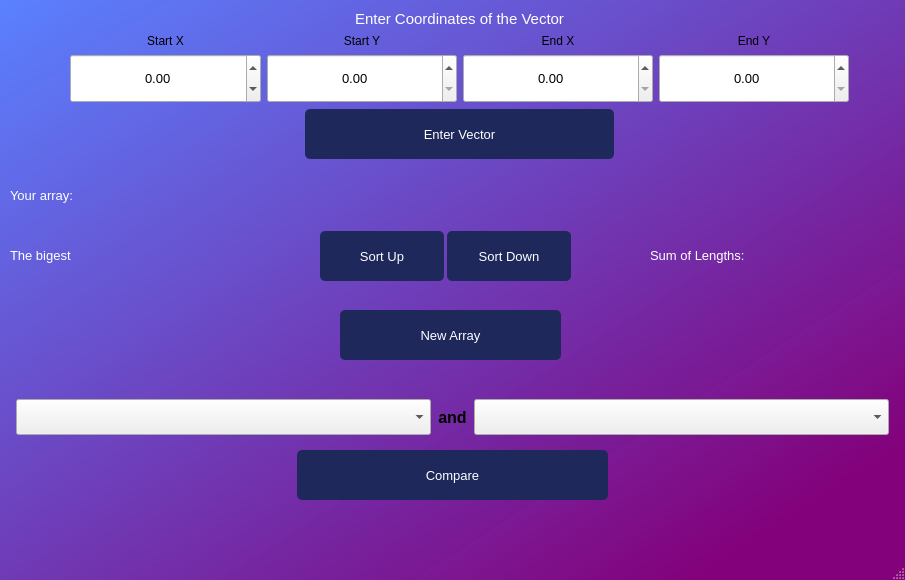
<?xml version="1.0" encoding="UTF-8"?>
<ui version="4.0">
 <class>MainWindow</class>
 <widget class="QMainWindow" name="MainWindow">
  <property name="geometry">
   <rect>
    <x>0</x>
    <y>0</y>
    <width>905</width>
    <height>580</height>
   </rect>
  </property>
  <property name="minimumSize">
   <size>
    <width>805</width>
    <height>480</height>
   </size>
  </property>
  <property name="maximumSize">
   <size>
    <width>905</width>
    <height>580</height>
   </size>
  </property>
  <property name="windowTitle">
   <string>MainWindow</string>
  </property>
  <property name="windowOpacity">
   <double>0.900000000000000</double>
  </property>
  <property name="styleSheet">
   <string notr="true">QMainWindow{
	color: #fff;
	background: qlineargradient(spread:pad, x1:1, y1:1, x2:0, y2:0, stop:0.115385 rgba(130, 0, 122, 241), stop:1 rgba(90, 129, 255, 255));

}</string>
  </property>
  <property name="tabShape">
   <enum>QTabWidget::Rounded</enum>
  </property>
  <widget class="QWidget" name="centralwidget">
   <widget class="QWidget" name="layoutWidget">
    <property name="geometry">
     <rect>
      <x>10</x>
      <y>170</y>
      <width>881</width>
      <height>51</height>
     </rect>
    </property>
    <layout class="QHBoxLayout" name="horizontalLayout_2">
     <item>
      <widget class="QLabel" name="label_2">
       <property name="font">
        <font>
         <pointsize>10</pointsize>
        </font>
       </property>
       <property name="styleSheet">
        <string notr="true">QLabel{
	color: #fff;
}</string>
       </property>
       <property name="text">
        <string>Your array:</string>
       </property>
      </widget>
     </item>
     <item>
      <widget class="QLabel" name="out">
       <property name="sizePolicy">
        <sizepolicy hsizetype="Expanding" vsizetype="Preferred">
         <horstretch>0</horstretch>
         <verstretch>0</verstretch>
        </sizepolicy>
       </property>
       <property name="font">
        <font>
         <pointsize>9</pointsize>
        </font>
       </property>
       <property name="styleSheet">
        <string notr="true">QLabel{
	color: #fff;
}</string>
       </property>
       <property name="text">
        <string/>
       </property>
      </widget>
     </item>
    </layout>
   </widget>
   <widget class="QWidget" name="layoutWidget">
    <property name="geometry">
     <rect>
      <x>10</x>
      <y>230</y>
      <width>261</width>
      <height>51</height>
     </rect>
    </property>
    <layout class="QHBoxLayout" name="horizontalLayout">
     <item>
      <widget class="QLabel" name="bigestName">
       <property name="font">
        <font>
         <pointsize>10</pointsize>
        </font>
       </property>
       <property name="styleSheet">
        <string notr="true">QLabel{
	color: #fff;
}</string>
       </property>
       <property name="text">
        <string>The bigest</string>
       </property>
      </widget>
     </item>
     <item>
      <widget class="QLabel" name="bigestVal">
       <property name="sizePolicy">
        <sizepolicy hsizetype="Expanding" vsizetype="Preferred">
         <horstretch>0</horstretch>
         <verstretch>0</verstretch>
        </sizepolicy>
       </property>
       <property name="font">
        <font>
         <pointsize>10</pointsize>
        </font>
       </property>
       <property name="styleSheet">
        <string notr="true">QLabel{
	color: #fff;
}</string>
       </property>
       <property name="text">
        <string/>
       </property>
       <property name="alignment">
        <set>Qt::AlignCenter</set>
       </property>
      </widget>
     </item>
    </layout>
   </widget>
   <widget class="QWidget" name="layoutWidget">
    <property name="geometry">
     <rect>
      <x>650</x>
      <y>230</y>
      <width>241</width>
      <height>51</height>
     </rect>
    </property>
    <layout class="QHBoxLayout" name="horizontalLayout_3">
     <item>
      <widget class="QLabel" name="sum">
       <property name="font">
        <font>
         <pointsize>10</pointsize>
        </font>
       </property>
       <property name="styleSheet">
        <string notr="true">QLabel{
	color: #fff;
}</string>
       </property>
       <property name="text">
        <string>Sum of Lengths:  </string>
       </property>
      </widget>
     </item>
     <item>
      <widget class="QLabel" name="sumVal">
       <property name="sizePolicy">
        <sizepolicy hsizetype="Expanding" vsizetype="Preferred">
         <horstretch>0</horstretch>
         <verstretch>0</verstretch>
        </sizepolicy>
       </property>
       <property name="font">
        <font>
         <pointsize>10</pointsize>
        </font>
       </property>
       <property name="styleSheet">
        <string notr="true">QLabel{
	color: #fff;
}</string>
       </property>
       <property name="text">
        <string/>
       </property>
       <property name="alignment">
        <set>Qt::AlignCenter</set>
       </property>
      </widget>
     </item>
    </layout>
   </widget>
   <widget class="QPushButton" name="enterAr">
    <property name="geometry">
     <rect>
      <x>340</x>
      <y>310</y>
      <width>221</width>
      <height>50</height>
     </rect>
    </property>
    <property name="font">
     <font>
      <pointsize>10</pointsize>
     </font>
    </property>
    <property name="cursor">
     <cursorShape>PointingHandCursor</cursorShape>
    </property>
    <property name="mouseTracking">
     <bool>true</bool>
    </property>
    <property name="styleSheet">
     <string notr="true">QPushButton{
	color: #fff;
	
	height: 50px;
	border-radius:5px;
	background:rgb(31, 40, 91);
}
QPushButton: hover{
	background: qlineargradient(spread:pad, x1:1, y1:1, x2:0, y2:0, stop:0.115385 rgba(130, 0, 122, 241), stop:1 rgba(90, 129, 255, 255));

}</string>
    </property>
    <property name="text">
     <string>New Array</string>
    </property>
    <property name="checkable">
     <bool>true</bool>
    </property>
   </widget>
   <widget class="QWidget" name="">
    <property name="geometry">
     <rect>
      <x>70</x>
      <y>10</y>
      <width>779</width>
      <height>149</height>
     </rect>
    </property>
    <layout class="QVBoxLayout" name="enter">
     <item>
      <widget class="QLabel" name="label">
       <property name="font">
        <font>
         <pointsize>11</pointsize>
        </font>
       </property>
       <property name="styleSheet">
        <string notr="true">QLabel{
	color: #fff;
}</string>
       </property>
       <property name="text">
        <string>Enter Coordinates of the Vector</string>
       </property>
       <property name="alignment">
        <set>Qt::AlignCenter</set>
       </property>
      </widget>
     </item>
     <item>
      <layout class="QHBoxLayout" name="horizontalLayout_8">
       <item>
        <layout class="QHBoxLayout" name="horizontalLayout_6">
         <item>
          <layout class="QVBoxLayout" name="verticalLayout_2">
           <item>
            <widget class="QLabel" name="label_3">
             <property name="font">
              <font>
               <pointsize>9</pointsize>
              </font>
             </property>
             <property name="text">
              <string>Start X</string>
             </property>
             <property name="alignment">
              <set>Qt::AlignCenter</set>
             </property>
            </widget>
           </item>
           <item>
            <widget class="QDoubleSpinBox" name="startX">
             <property name="sizePolicy">
              <sizepolicy hsizetype="Minimum" vsizetype="Expanding">
               <horstretch>0</horstretch>
               <verstretch>0</verstretch>
              </sizepolicy>
             </property>
             <property name="font">
              <font>
               <pointsize>10</pointsize>
              </font>
             </property>
             <property name="frame">
              <bool>true</bool>
             </property>
             <property name="alignment">
              <set>Qt::AlignCenter</set>
             </property>
             <property name="decimals">
              <number>2</number>
             </property>
             <property name="minimum">
              <double>-50.000000000000000</double>
             </property>
             <property name="maximum">
              <double>50.000000000000000</double>
             </property>
             <property name="singleStep">
              <double>0.100000000000000</double>
             </property>
            </widget>
           </item>
          </layout>
         </item>
         <item>
          <layout class="QVBoxLayout" name="verticalLayout_4">
           <item>
            <widget class="QLabel" name="label_4">
             <property name="font">
              <font>
               <pointsize>9</pointsize>
              </font>
             </property>
             <property name="text">
              <string>Start Y</string>
             </property>
             <property name="alignment">
              <set>Qt::AlignCenter</set>
             </property>
            </widget>
           </item>
           <item>
            <widget class="QDoubleSpinBox" name="startY">
             <property name="sizePolicy">
              <sizepolicy hsizetype="Minimum" vsizetype="Expanding">
               <horstretch>0</horstretch>
               <verstretch>0</verstretch>
              </sizepolicy>
             </property>
             <property name="font">
              <font>
               <pointsize>10</pointsize>
              </font>
             </property>
             <property name="frame">
              <bool>true</bool>
             </property>
             <property name="alignment">
              <set>Qt::AlignCenter</set>
             </property>
             <property name="decimals">
              <number>2</number>
             </property>
             <property name="singleStep">
              <double>0.100000000000000</double>
             </property>
            </widget>
           </item>
          </layout>
         </item>
        </layout>
       </item>
       <item>
        <layout class="QHBoxLayout" name="horizontalLayout_7">
         <item>
          <layout class="QVBoxLayout" name="verticalLayout_5">
           <item>
            <widget class="QLabel" name="label_5">
             <property name="font">
              <font>
               <pointsize>9</pointsize>
              </font>
             </property>
             <property name="text">
              <string>End X</string>
             </property>
             <property name="alignment">
              <set>Qt::AlignCenter</set>
             </property>
            </widget>
           </item>
           <item>
            <widget class="QDoubleSpinBox" name="endX">
             <property name="sizePolicy">
              <sizepolicy hsizetype="Minimum" vsizetype="Expanding">
               <horstretch>0</horstretch>
               <verstretch>0</verstretch>
              </sizepolicy>
             </property>
             <property name="font">
              <font>
               <pointsize>10</pointsize>
              </font>
             </property>
             <property name="frame">
              <bool>true</bool>
             </property>
             <property name="alignment">
              <set>Qt::AlignCenter</set>
             </property>
             <property name="decimals">
              <number>2</number>
             </property>
             <property name="singleStep">
              <double>0.100000000000000</double>
             </property>
            </widget>
           </item>
          </layout>
         </item>
         <item>
          <layout class="QVBoxLayout" name="verticalLayout_6">
           <item>
            <widget class="QLabel" name="label_6">
             <property name="font">
              <font>
               <pointsize>9</pointsize>
              </font>
             </property>
             <property name="text">
              <string>End Y</string>
             </property>
             <property name="alignment">
              <set>Qt::AlignCenter</set>
             </property>
            </widget>
           </item>
           <item>
            <widget class="QDoubleSpinBox" name="endY">
             <property name="sizePolicy">
              <sizepolicy hsizetype="Minimum" vsizetype="Expanding">
               <horstretch>0</horstretch>
               <verstretch>0</verstretch>
              </sizepolicy>
             </property>
             <property name="font">
              <font>
               <pointsize>10</pointsize>
              </font>
             </property>
             <property name="frame">
              <bool>true</bool>
             </property>
             <property name="alignment">
              <set>Qt::AlignCenter</set>
             </property>
             <property name="decimals">
              <number>2</number>
             </property>
             <property name="singleStep">
              <double>0.100000000000000</double>
             </property>
            </widget>
           </item>
          </layout>
         </item>
        </layout>
       </item>
      </layout>
     </item>
     <item>
      <layout class="QGridLayout" name="gridLayout">
       <property name="leftMargin">
        <number>235</number>
       </property>
       <property name="rightMargin">
        <number>235</number>
       </property>
       <item row="0" column="0">
        <widget class="QPushButton" name="start">
         <property name="font">
          <font>
           <pointsize>10</pointsize>
          </font>
         </property>
         <property name="cursor">
          <cursorShape>PointingHandCursor</cursorShape>
         </property>
         <property name="mouseTracking">
          <bool>true</bool>
         </property>
         <property name="styleSheet">
          <string notr="true">QPushButton{
	color: #fff;
	
	height: 50px;
	border-radius:5px;
	background:rgb(31, 40, 91);
}
QPushButton: hover{
	background: qlineargradient(spread:pad, x1:1, y1:1, x2:0, y2:0, stop:0.115385 rgba(130, 0, 122, 241), stop:1 rgba(90, 129, 255, 255));

}</string>
         </property>
         <property name="text">
          <string>Enter Vector</string>
         </property>
         <property name="checkable">
          <bool>true</bool>
         </property>
        </widget>
       </item>
      </layout>
     </item>
    </layout>
   </widget>
   <widget class="QWidget" name="">
    <property name="geometry">
     <rect>
      <x>320</x>
      <y>230</y>
      <width>251</width>
      <height>52</height>
     </rect>
    </property>
    <layout class="QHBoxLayout" name="horizontalLayout_4">
     <property name="spacing">
      <number>3</number>
     </property>
     <item>
      <widget class="QPushButton" name="sortUp">
       <property name="font">
        <font>
         <pointsize>10</pointsize>
        </font>
       </property>
       <property name="cursor">
        <cursorShape>PointingHandCursor</cursorShape>
       </property>
       <property name="mouseTracking">
        <bool>true</bool>
       </property>
       <property name="styleSheet">
        <string notr="true">QPushButton{
	color: #fff;
	
	height: 50px;
	border-radius:5px;
	background:rgb(31, 40, 91);
}
QPushButton: hover{
	background: qlineargradient(spread:pad, x1:1, y1:1, x2:0, y2:0, stop:0.115385 rgba(130, 0, 122, 241), stop:1 rgba(90, 129, 255, 255));

}</string>
       </property>
       <property name="text">
        <string>Sort Up</string>
       </property>
       <property name="checkable">
        <bool>true</bool>
       </property>
      </widget>
     </item>
     <item>
      <widget class="QPushButton" name="sortDown">
       <property name="font">
        <font>
         <pointsize>10</pointsize>
        </font>
       </property>
       <property name="cursor">
        <cursorShape>PointingHandCursor</cursorShape>
       </property>
       <property name="mouseTracking">
        <bool>true</bool>
       </property>
       <property name="styleSheet">
        <string notr="true">QPushButton{
	color: #fff;
	
	height: 50px;
	border-radius:5px;
	background:rgb(31, 40, 91);
}
QPushButton: hover{
	background: qlineargradient(spread:pad, x1:1, y1:1, x2:0, y2:0, stop:0.115385 rgba(130, 0, 122, 241), stop:1 rgba(90, 129, 255, 255));

}</string>
       </property>
       <property name="text">
        <string>Sort Down</string>
       </property>
       <property name="checkable">
        <bool>true</bool>
       </property>
      </widget>
     </item>
    </layout>
   </widget>
   <widget class="QWidget" name="">
    <property name="geometry">
     <rect>
      <x>7</x>
      <y>390</y>
      <width>891</width>
      <height>110</height>
     </rect>
    </property>
    <layout class="QVBoxLayout" name="verticalLayout">
     <item>
      <widget class="QWidget" name="compareWidget" native="true">
       <property name="styleSheet">
        <string notr="true">QWidget{
	height: 56px;
}</string>
       </property>
       <layout class="QHBoxLayout" name="compareLayout" stretch="0,0,0">
        <property name="spacing">
         <number>7</number>
        </property>
        <item>
         <widget class="QComboBox" name="comboBox">
          <property name="sizePolicy">
           <sizepolicy hsizetype="Preferred" vsizetype="Expanding">
            <horstretch>0</horstretch>
            <verstretch>0</verstretch>
           </sizepolicy>
          </property>
          <property name="font">
           <font>
            <pointsize>8</pointsize>
           </font>
          </property>
          <property name="cursor">
           <cursorShape>PointingHandCursor</cursorShape>
          </property>
          <property name="styleSheet">
           <string notr="true">QComboBox{
	width: 300px;
	height: 23px;
}</string>
          </property>
          <property name="frame">
           <bool>true</bool>
          </property>
         </widget>
        </item>
        <item>
         <widget class="QLabel" name="cmpRes">
          <property name="sizePolicy">
           <sizepolicy hsizetype="Fixed" vsizetype="Preferred">
            <horstretch>0</horstretch>
            <verstretch>0</verstretch>
           </sizepolicy>
          </property>
          <property name="font">
           <font>
            <pointsize>12</pointsize>
            <weight>75</weight>
            <italic>false</italic>
            <bold>true</bold>
            <stylestrategy>PreferAntialias</stylestrategy>
           </font>
          </property>
          <property name="styleSheet">
           <string notr="true"/>
          </property>
          <property name="text">
           <string>and</string>
          </property>
          <property name="scaledContents">
           <bool>true</bool>
          </property>
          <property name="alignment">
           <set>Qt::AlignCenter</set>
          </property>
          <property name="indent">
           <number>0</number>
          </property>
         </widget>
        </item>
        <item>
         <widget class="QComboBox" name="comboBox_2">
          <property name="sizePolicy">
           <sizepolicy hsizetype="Preferred" vsizetype="Expanding">
            <horstretch>0</horstretch>
            <verstretch>0</verstretch>
           </sizepolicy>
          </property>
          <property name="font">
           <font>
            <pointsize>8</pointsize>
           </font>
          </property>
          <property name="cursor">
           <cursorShape>PointingHandCursor</cursorShape>
          </property>
          <property name="styleSheet">
           <string notr="true">QComboBox{
	width: 300px;
	height: 23px;
}</string>
          </property>
          <property name="frame">
           <bool>true</bool>
          </property>
         </widget>
        </item>
       </layout>
      </widget>
     </item>
     <item>
      <layout class="QHBoxLayout" name="horizontalLayout_5">
       <property name="leftMargin">
        <number>290</number>
       </property>
       <property name="rightMargin">
        <number>290</number>
       </property>
       <item>
        <widget class="QPushButton" name="compareBut">
         <property name="font">
          <font>
           <pointsize>10</pointsize>
          </font>
         </property>
         <property name="cursor">
          <cursorShape>PointingHandCursor</cursorShape>
         </property>
         <property name="mouseTracking">
          <bool>true</bool>
         </property>
         <property name="styleSheet">
          <string notr="true">QPushButton{
	color: #fff;
	
	height: 50px;
	border-radius:5px;
	background:rgb(31, 40, 91);
}
QPushButton: hover{
	background: qlineargradient(spread:pad, x1:1, y1:1, x2:0, y2:0, stop:0.115385 rgba(130, 0, 122, 241), stop:1 rgba(90, 129, 255, 255));

}</string>
         </property>
         <property name="text">
          <string>Compare</string>
         </property>
         <property name="checkable">
          <bool>true</bool>
         </property>
         <property name="flat">
          <bool>false</bool>
         </property>
        </widget>
       </item>
      </layout>
     </item>
    </layout>
   </widget>
  </widget>
  <widget class="QMenuBar" name="menubar">
   <property name="geometry">
    <rect>
     <x>0</x>
     <y>0</y>
     <width>905</width>
     <height>26</height>
    </rect>
   </property>
  </widget>
  <widget class="QStatusBar" name="statusbar"/>
 </widget>
 <resources/>
 <connections/>
</ui>
